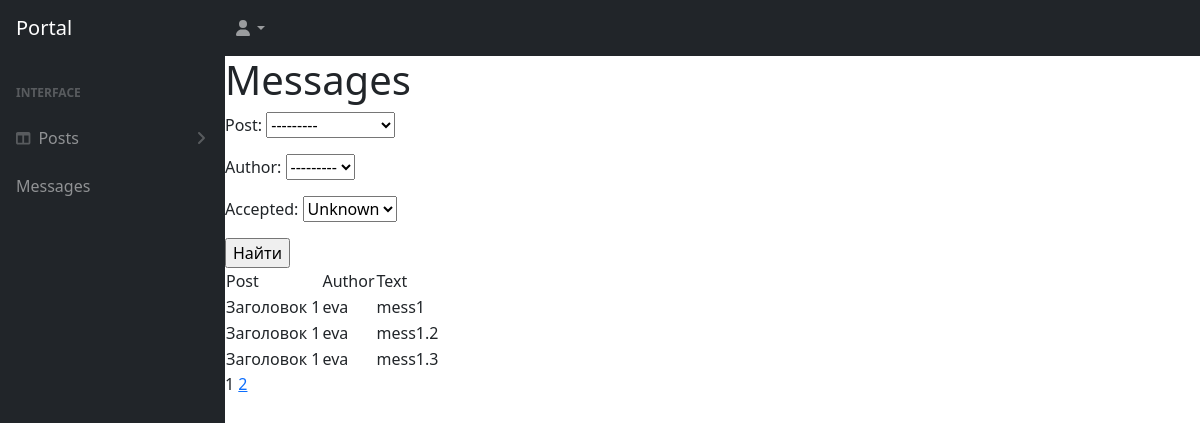
The app's page /search/ with its own data.
### Board/models.py (models this page shows, shortened)
class Message(models.Model):
    text = models.TextField()
    author = models.ForeignKey(User, on_delete=models.CASCADE)
    post = models.ForeignKey(Post, on_delete=models.CASCADE)
    accepted = models.BooleanField(default=False)

class Post(models.Model):
    title = models.CharField(max_length=255)
    text = models.TextField()
    CATEGORY = (
        ('tank', 'Танки'),
        ('heal', 'Хилы'),
        ('DD', 'ДД'),
        ('sellers', 'Торговцы'),
        ('gild_masters', 'Гилдмастеры'),
        ('quest_givers', 'Квестгиверы'),
        ('smiths', 'Кузнецы'),
        ('tanners', 'Кожевники'),
        ('potion_makers', 'Зельевары'),
        ('spell_masters', 'Мастера заклинаний')
    )
    author = models.ForeignKey(User, on_delete=models.CASCADE)
    category = models.CharField(max_length=16, choices=CATEGORY, default='tank')
    upload = models.FileField(upload_to='uploads/', default=None)

### Board/views.py (the view)
# urls.py: path('search/', Search.as_view(), name='search'),
class Search(ListView):
    model = Message
    ordering = 'id'
    template_name = 'search.html'
    context_object_name = 'search'
    paginate_by = 3
    def get_queryset(self):
        queryset = super().get_queryset()
        self.filterset = MessageFilter(self.request.GET, queryset)
        return self.filterset.qs
    def get_context_data(self, **kwargs):
        context = super().get_context_data(**kwargs)
        context['filterset'] = self.filterset
        return context

### Board/templates/search.html (shortened to what this page needs)
{% extends 'flatpages/default.html' %}
{% block content %}
<h1>Messages</h1>
<form action="" method="get">
    {{ filterset.form.as_p }}
    <input type="submit" value="Найти" />
</form>
    {% if search %}
        <table>
            <tr>
                <td>Post</td>
                <td>Author</td>
                <td>Text</td>
            </tr>
            {% for message in search %}
                <tr>
                    <td>{{ message.post.title }}</td>
                    <td>{{ message.author }}</td>
                    <td>{{ message.text | truncatechars:120 }}</td>
                </tr>
            {% endfor %}
        </table>
    {% endif %}
    {{ page_obj.number }}
    {% if page_obj.has_next %}
        <a href="?page={{ page_obj.next_page_number }}">{{ page_obj.next_page_number }}</a>
    {% endif %}
{% endblock content %}

### records on screen
Message: post "Заголовок 1", author "eva", text "mess1"
Message: post "Заголовок 1", author "eva", text "mess1.2"
Message: post "Заголовок 1", author "eva", text "mess1.3"

### other values on screen
{{ page_obj.number }} "1"
{{ page_obj.next_page_number }} "2"
